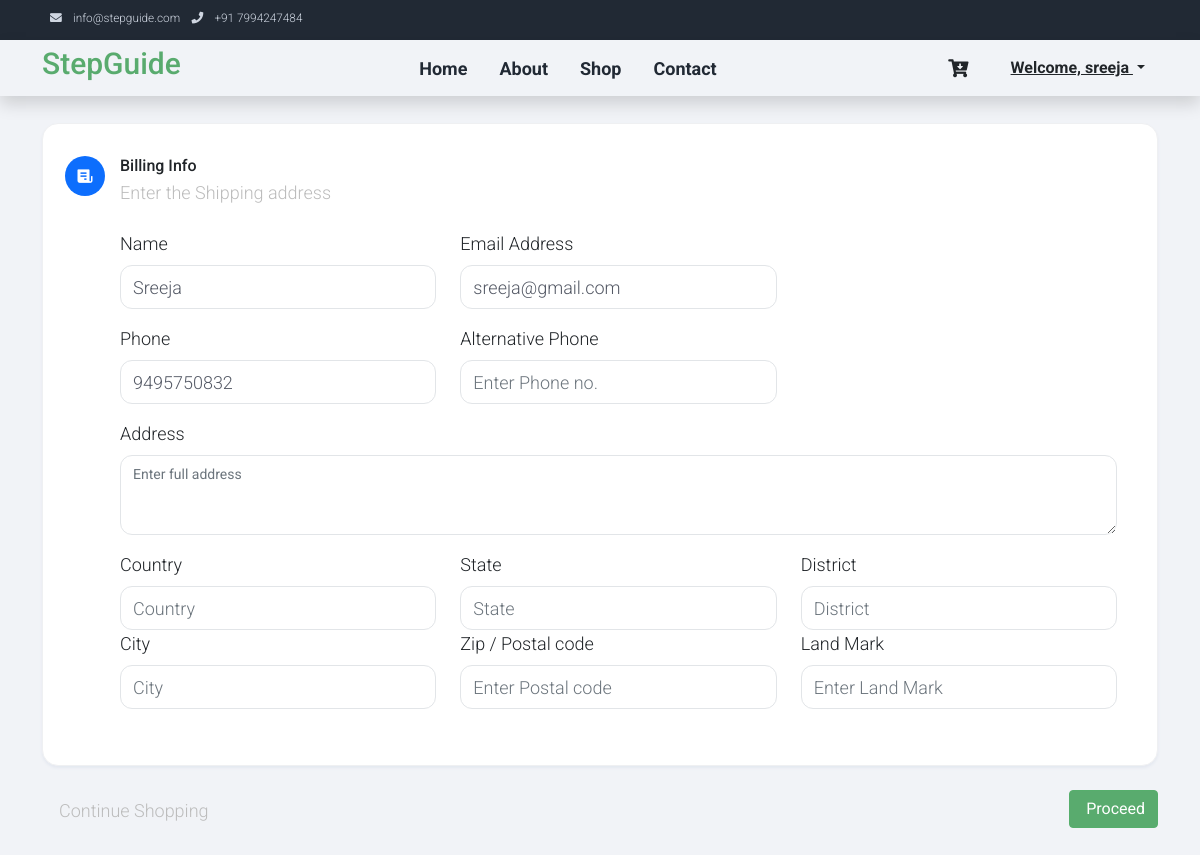
The page /shippingaddress/ (signed in) on the database its author committed.
### StepGuideApp/models.py (models this page shows, shortened)
class CustomUser(AbstractUser):
    CLIENT = 1
    ADMIN = 2
    MERCHANT = 3
    AGENT = 4
    ROLE_CHOICE = (
        (CLIENT, 'Client'),
        (ADMIN,'Admin'),
        (MERCHANT,'Merchant'),
        (AGENT,'Agent'),
    )
    username = models.CharField(max_length=100,unique=True)
    first_name = models.CharField(max_length=100,)
    last_name = models.CharField(max_length=100)
    email = models.EmailField(max_length=100,unique=True)
    phone_no = models.CharField(max_length=12)
    user_type = models.PositiveSmallIntegerField(choices=ROLE_CHOICE, blank=True, null=True)
    object = UserManager()
    USERNAME_FIELD = 'username'
    REQUIRED_FIELDS = ['phone_no','email','first_name','last_name','password']

### StepGuideApp/views.py (the view, shortened to what this page needs)
# urls.py: path('shippingaddress/', views.shipping_address, name='shippingaddress'),
@login_required
def shipping_address(request):
    user = request.user
    return render(request, 'shippingaddress.html')

### template/shippingaddress.html (shortened to what this page needs)
{% load static %}
<!DOCTYPE html>
<html lang="en">
<head>
    <link rel="stylesheet" href="{% static "assets/css/bootstrap.min.css" %}">
    <link rel="stylesheet" href="{% static "assets/css/templatemo.css" %}">
    <link rel="stylesheet" href="{% static "assets/css/custom.css" %}">
    <link rel="stylesheet" href="{% static "assets/css/fontawesome.min.css" %}">
    <link rel="stylesheet" href="https://cdnjs.cloudflare.com/ajax/libs/MaterialDesign-Webfont/5.3.45/css/materialdesignicons.css" />
    <link href="https://unpkg.com/boxicons@2.1.4/css/boxicons.min.css" rel="stylesheet">
</head>
<body>
    <nav class="navbar navbar-expand-lg bg-dark navbar-light d-none d-lg-block" id="templatemo_nav_top">
        <div class="container text-light">
            <div class="w-100 d-flex justify-content-between" >
                <div>
                    <i class="fa fa-envelope mx-2"></i>
                    <a class="navbar-sm-brand text-light text-decoration-none" href="mailto:info@company.com">info@stepguide.com</a>
                    <i class="fa fa-phone mx-2"></i>
                    <a class="navbar-sm-brand text-light text-decoration-none" href="tel:010-020-0340">+91 7994247484</a>
                </div>
            </div>
        </div>
    </nav>
    <nav class="navbar navbar-expand-lg navbar-light shadow" style="padding: 1px 0;">
        <div class="container d-flex justify-content-between align-items-center">
            <a class="navbar-brand text-success logo h2 align-self-center" href="{% url "index" %}">
                StepGuide
            </a>
            <div class="align-self-center collapse navbar-collapse flex-fill d-lg-flex justify-content-lg-between" id="templatemo_main_nav">
                <div class="flex-fill">
                    <ul class="nav navbar-nav d-flex justify-content-center align-items-center mx-lg-auto fs-5 py-0">
                        <li class="nav-item">
                            <a class="nav-link mx-2 fw-bold" href="{% url "index" %}">Home</a>
                        </li>
                        <li class="nav-item">
                            <a class="nav-link mx-2 fw-bold" href="{% url "about" %}">About</a>
                        </li>
                        <li class="nav-item">
                            <a class="nav-link mx-2 fw-bold" href="{% url "productlist" %}">Shop</a>
                        </li>
                        <li class="nav-item">
                            <a class="nav-link mx-2 fw-bold" href="{% url "contact" %}">Contact</a>
                        </li>
                    </ul>
                </div>
                <div class="navbar align-self-center d-flex">
                    <a class="nav-icon position-relative text-decoration-none" href="{% url 'cart'  %}">
                        <i class="fa fa-fw fa-cart-arrow-down text-dark mx-2"></i>
                    </a>
                    <div class="ml-2 dropdown">
                        {% if user.is_authenticated %}
                            <button class="btn btn-link dropdown-toggle text-dark fw-bold" type="button" id="userDropdown" data-bs-toggle="dropdown" aria-expanded="false">
                                Welcome, {{ user.username }}
                            </button>
                        {% else %}
                            <a class="nav-link fw-bold" href="{% url "login" %}">Login</a>
                        {% endif %}
                    </div>
                </div>
            </div>
        </div>
    </nav>
    <br>
    <div class="container" style="height: 600px;">
        <form method="POST" enctype="multipart/form-data" id="pictureForm">
            <div class="row">
                <div class="col-xl-12">
                    <div class="card">
                        <div class="card-body">
                            <ol class="activity-checkout mb-0 px-4 mt-3">
                                <li class="checkout-item">
                                    <div class="avatar checkout-icon p-1">
                                        <div class="avatar-title rounded-circle bg-primary">
                                            <i class="bx bxs-receipt text-white font-size-20"></i>
                                        </div>
                                    </div>
                                    <div class="feed-item-list">
                                        <div>
                                            <h5 class="font-size-16 mb-1">Billing Info</h5>
                                            <p class="text-muted text-truncate mb-4">Enter the Shipping address</p>
                                            <div class="mb-3">
                                                <div class="row">
                                                    <div class="col-lg-4">
                                                        <div class="mb-3">
                                                            <label class="form-label" for="billing-name">Name</label>
                                                            <input type="text" class="form-control" id="first_name"  placeholder="Enter name" name="name" value="{{ user.first_name }}" required>
                                                        </div>
                                                    </div>
                                                    <div class="col-lg-4">
                                                        <div class="mb-3">
                                                            <label class="form-label" for="billing-email-address">Email Address</label>
                                                            <input type="email" class="form-control" id="emailInput" placeholder="Enter email" name="email" value="{{ user.email }}" required>
                                                        </div>
                                                    </div>
                                                </div>
                                                <div class="row">
                                                    <div class="col-lg-4">
                                                        <div class="mb-3">
                                                            <label class="form-label" for="billing-phone">Phone</label>
                                                            <input type="text" class="form-control" id="phone" placeholder="Enter Phone no." name="phn1" value="{{ user.phone_no }}" required>
                                                        </div>
                                                    </div>
                                                    <div class="col-lg-4">
                                                        <div class="mb-3">
                                                            <label class="form-label" for="billing-phone1">Alternative Phone</label>
                                                            <input type="text" class="form-control" id="phone1" placeholder="Enter Phone no." name="phn2" required>
                                                        </div>
                                                    </div>
                                                </div>
                                                <div class="mb-3">
                                                    <label class="form-label" for="billing-address">Address</label>
                                                    <textarea class="form-control" id="billing-address" rows="3" placeholder="Enter full address" name="address" required></textarea>
                                                </div>
                                                <div class="row">
                                                    <div class="col-lg-4">
                                                        <div class="mb-4 mb-lg-0">
                                                            <label class="form-label">Country</label>
                                                            <input type="text" class="form-control" id="country" placeholder="Country" name="country" value="{{ profile.country }}" required>
                                                        </div>
                                                    </div>
                                                    <div class="col-lg-4">
                                                        <div class="mb-4 mb-lg-0">
                                                            <label class="form-label" for="billing-state">State</label>
                                                            <input type="text" class="form-control" id="state" placeholder="State" name="state" value="{{ profile.state }}" required>
                                                        </div>
                                                    </div>
                                                    <div class="col-lg-4">
                                                        <div class="mb-4 mb-lg-0">
                                                            <label class="form-label" for="billing-district">District</label>
                                                            <input type="text" class="form-control" id="dis" placeholder="District" name="district" required>
                                                        </div>
                                                    </div>
                                                    <div class="col-lg-4">
                                                        <div class="mb-4 mb-lg-0">
                                                            <label class="form-label" for="billing-city">City</label>
                                                            <input type="text" class="form-control" id="city" placeholder="City" name="city" value="{{ profile.city }}" required>
                                                        </div>
                                                    </div>
                                                    <div class="col-lg-4">
                                                        <div class="mb-0">
                                                            <label class="form-label" for="billing-zip-code">Zip / Postal code</label>
                                                            <input type="text" class="form-control" id="pin_code" placeholder="Enter Postal code" name="pin" value="{{ profile.pin_code }}" required>
                                                        </div>
                                                    </div>
                                                    <div class="col-lg-4">
                                                        <div class="mb-0">
                                                            <label class="form-label" for="billing-landmark">Land Mark</label>
                                                            <input type="text" class="form-control" id="last_name" placeholder="Enter Land Mark" name="land" required>
                                                        </div>
                                                    </div>
                                                </div>
                                            </div>
                                        </div>
                                    </div>
                                </li>
                            </ol>
                        </div>
                    </div>
                    <div class="row my-4">
                        <div class="col">
                            <a href="ecommerce-products.html" class="btn btn-link text-muted">
                                 Continue Shopping
                            </a>
                        </div>
                        <div class="col">
                            <div class="text-end mt-2 mt-sm-0">
                                <button type="submit" id="update" name="update" class="btn btn-success" onclick="return checkall()">
                                    <i class="mdi mdi-cart-outline me-1" href="{% url 'summery' %}"></i> Proceed
                                </button>
                            </div>
                        </div>
                    </div>
                </div>
            </div>
        </form>
    </div>
</body>
</html>

### static/assets/css/templatemo.css (style rules this page uses)
body, ul, li, p, a, label, input, div { font-family: 'Roboto', sans-serif; font-size: 18px !important; font-weight: 300 !important; }
.h2 { font-family: 'Roboto', sans-serif; font-size: 30px !important; font-weight: 300; }
.logo { font-weight: 500 !important; }
.text-muted { color: #bcbcbc !important; }
.text-success { color: #59ab6e !important; }
.text-light { color: #cfd6e1 !important; }
.bg-dark { background-color: #212934 !important; }
.btn-success { background-color: #59ab6e !important; border-color: #56ae6c !important; }
#templatemo_nav_top { min-height: 40px; }
#templatemo_nav_top * { font-size: .9em !important; }
#templatemo_main_nav a { color: #212934; }
#templatemo_main_nav .navbar .nav-icon { margin-right: 20px; }
.form-control { border: 1px solid #e8e8e8; }
@media (min-width: 768px) { #templatemo_main_nav .navbar-nav { max-width: 450px; } }
@media (min-width: 992px) { #templatemo_main_nav .navbar-nav { max-width: 550px; } }

### template/shippingaddress.html (style rules this page uses)
body { margin-top:0px; background-color: #f1f3f7; }
.card { margin-bottom: 24px; -webkit-box-shadow: 0 2px 3px #e4e8f0; box-shadow: 0 2px 3px #e4e8f0; }
.card { position: relative; display: -webkit-box; display: -ms-flexbox; display: flex; -webkit-box-orient: vertical; -webkit-box-direction: normal; -ms-flex-direction: column; flex-direction: column; min-width: 0; word-wrap: break-word; background-color: #fff; background-clip: border-box; border: 1px solid #eff0f2; border-radius: 1rem; }
.activity-checkout { list-style: none }
.activity-checkout .checkout-icon { position: absolute; top: -4px; left: -24px }
.activity-checkout .checkout-item { position: relative; padding-bottom: 24px; padding-left: 35px; border-left: 2px solid #f5f6f8 }
.activity-checkout .checkout-item:first-child { border-color: #3b76e1 }
.activity-checkout .checkout-item:first-child:after { background-color: #3b76e1 }
.activity-checkout .checkout-item:last-child { border-color: transparent }
.avatar { height: 3rem; width: 3rem }
.avatar-title { -webkit-box-align: center; -ms-flex-align: center; align-items: center; background-color: #3b76e1; color: #fff; display: -webkit-box; display: -ms-flexbox; display: flex; font-weight: 500; height: 100%; -webkit-box-pack: center; -ms-flex-pack: center; justify-content: center; width: 100% }
.font-size-16 { font-size: 16px!important; }
.text-truncate { overflow: hidden; text-overflow: ellipsis; white-space: nowrap; }
a { text-decoration: none!important; }
.form-control { display: block; width: 100%; padding: 0.47rem 0.75rem; font-size: .875rem; font-weight: 400; line-height: 1.5; color: #545965; background-color: #fff; background-clip: padding-box; border: 1px solid #e2e5e8; -webkit-appearance: none; -moz-appearance: none; appearance: none; border-radius: 0.75rem; -webkit-transition: border-color .15s ease-in-out,-webkit-box-shadow .15s ease-in-out; transition: border-color .15s ease-in-out,-webkit-box-shadow .15s ease-in-out; transition: border-color .15s ease-in-out,box-shadow .15s ease-in-out; transition: border-color .15s ease-in-out,box-shadow .15s ease-in-out,-webkit-box-shadow .15s ease-in-out; }

### rows shown on the page
CustomUser: username "sreeja", name "Sreeja", email "sreeja@gmail.com", phn1 "9495750832"
